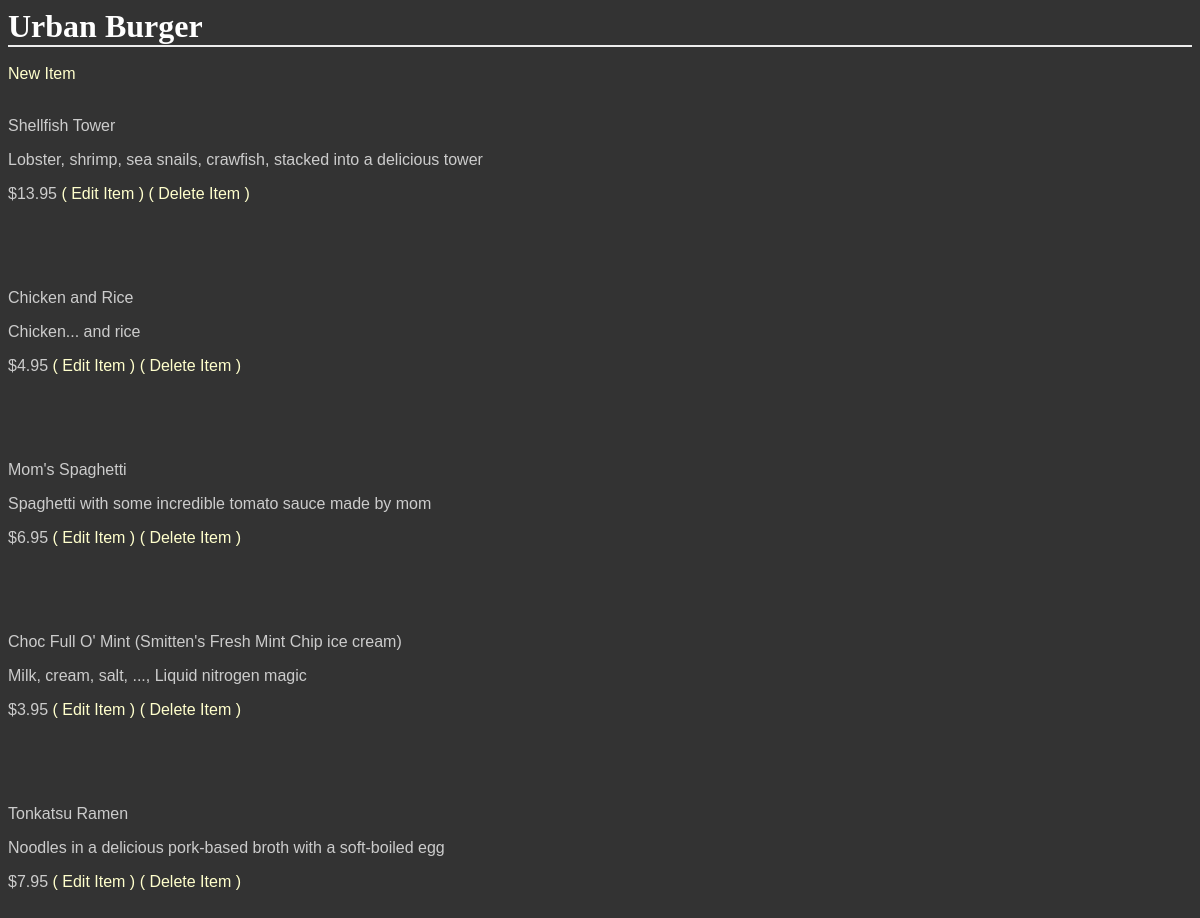
Before: /GetShopItems/5/ with the older database file.
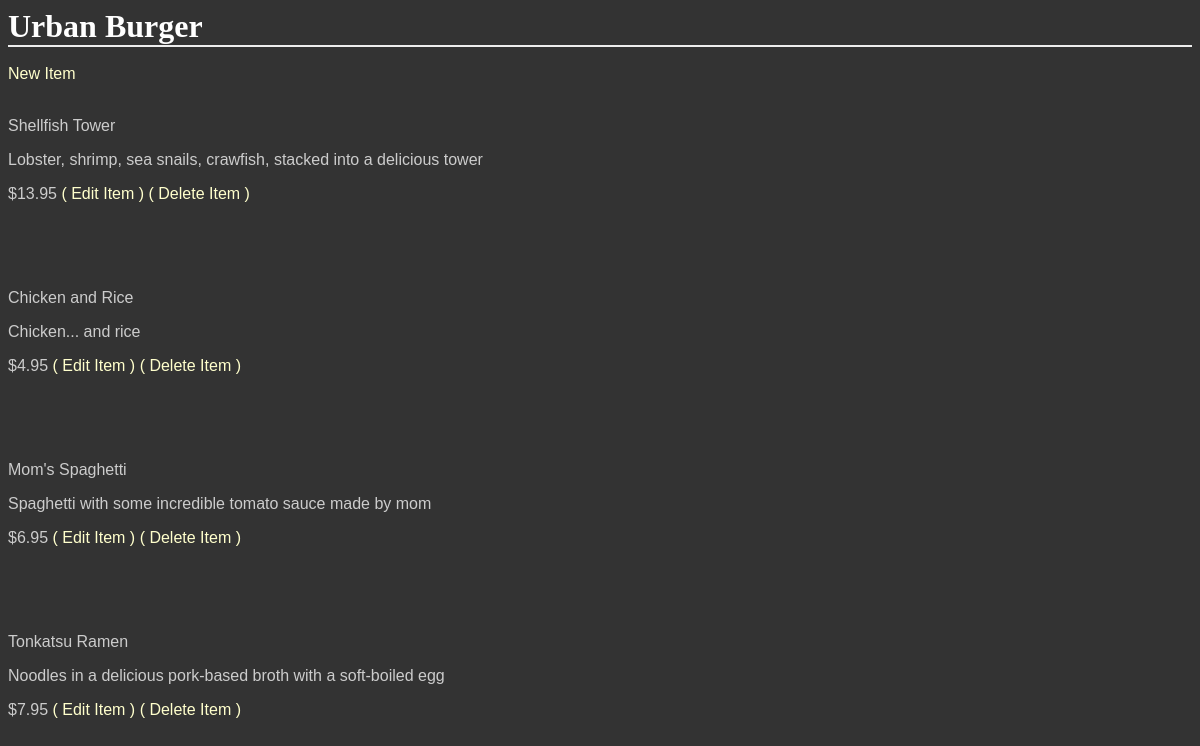
After: the same page with the newer database file.
### database_setup.py (models this page shows, shortened)
class Shop(Base):
    __tablename__ = 'shop'
    id = Column(Integer, primary_key=True)
    name = Column(String(250), nullable=False)
    owner = Column(String(50), nullable=False)
    profile_pic = Column(String(200))
    avatar_pic = Column(String(200))
    description = Column(String(250))
    cat_id = Column(Integer, ForeignKey('shop_category.id'))
    category = relationship(ShopCategory)

class Items(Base):
    __tablename__ = 'items'
    name = Column(String(80), nullable=False)
    id = Column(Integer, primary_key=True)
    short_description = Column(String(250))
    description = Column(String(500))
    quantity = Column(Integer, nullable=False)
    image = Column(String(20))
    price = Column(String(8))
    shop_id = Column(Integer, ForeignKey('shop.id'))
    shop = relationship(Shop, cascade="all, delete-orphan", single_parent=True)
    cat_id = Column(Integer, ForeignKey('sub_category.id'))
    SubCategory = relationship(SubCategory)

### project.py (the view)
@app.route('/GetShopItems/<int:shop_id>/')
def get_shop_items(shop_id):
    shop = session.query(Shop).filter_by(id=shop_id).one()
    items = session.query(Items).filter_by(shop_id=shop_id)
    return render_template('menu.html', shop=shop, items=items)

### templates/menu.html (shortened to what this page needs)
<html>
<head>
    <link rel="stylesheet" type="text/css" href="{{url_for('static', filename='style.css')}}">
</head>
<body>
<h1>
    {{ shop.name }}
</h1>
<br>
<a href="{{url_for('new_shop_item', shop_id=shop.id)}}">New Item</a>
{% for item in items %}
<br>
<br>
<p>{{ item.name }}</p>
<p>{{ item.description}}</p>
<p>{{ item.price }}
<a href="{{url_for('edit_shop_item', shop_id=shop.id, item_id=item.id)}}">( Edit Item )</a>
<a href="{{url_for('delete_shop_item', shop_id=shop.id, item_id=item.id)}}">( Delete Item )</a>
</p>
<br>
{% endfor %}
</body>
</html>

### static/style.css (style rules this page uses)
body { font-family: sans-serif; background-image: url('img3.jpg'); background-color: #333333 }
h1, h2, h3, h4 { color: #FFFFFF; }
h1, h2 { font-family: 'Georgia', serif; margin: 0; }
h1 { border-bottom: 2px solid #eee; }
p, dd, dt { color: #CCCCCC; }
a { text-decoration: none; color: #FFFFCC; }

Changed rows visible on the page:
removed Items: name "Choc Full O' Mint (Smitten's Fresh Mint Chip ice cream)", description "Milk, cream, salt, ..., Liquid nitrogen magic", price "$3.95"
